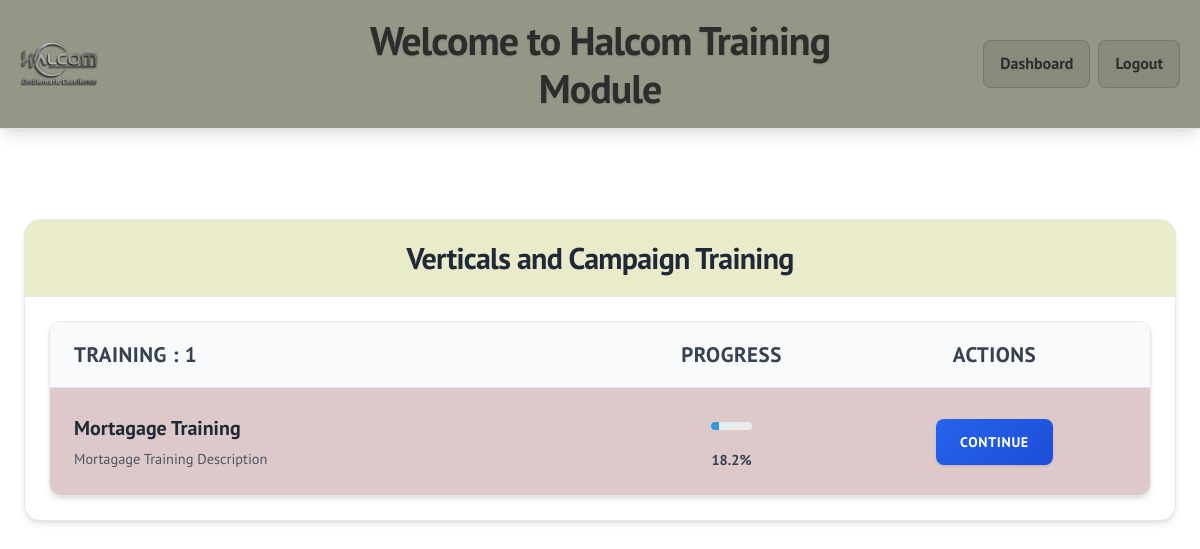
The app's page /learner/dashboard.php (signed in) with its own data.
### tables this page shows
CREATE TABLE `courses` (
  `id` int(11) NOT NULL AUTO_INCREMENT,
  `title` varchar(200) NOT NULL,
  `description` text DEFAULT NULL,
  `created_by` int(11) NOT NULL,
  `created_at` timestamp NOT NULL DEFAULT current_timestamp(),
  PRIMARY KEY (`id`),
  KEY `created_by` (`created_by`),
  CONSTRAINT `courses_ibfk_1` FOREIGN KEY (`created_by`) REFERENCES `users` (`id`) ON DELETE CASCADE
);

### learner/dashboard.php (the view, shortened to what this page needs)
<?php
$pdo = getDBConnection();
$user_id = $_SESSION['user_id'];
$stmt = $pdo->prepare("
    SELECT c.*,
           COUNT(l.id) as total_lessons,
           COUNT(p.lesson_id) as completed_lessons,
           ROUND((COUNT(p.lesson_id) / COUNT(l.id)) * 100, 1) as progress_percentage,
           ta.status as assignment_status,
           ta.assigned_at
    FROM training_assignments ta
    JOIN courses c ON ta.course_id = c.id
    LEFT JOIN lessons l ON c.id = l.course_id
    LEFT JOIN progress p ON l.id = p.lesson_id AND p.user_id = ? AND p.completed = 1
    WHERE ta.user_id = ?
    GROUP BY c.id
    ORDER BY progress_percentage DESC, c.created_at DESC
");
$stmt->execute([$user_id, $user_id]);
$Training_progress = $stmt->fetchAll();
?>
<!DOCTYPE html>
<html lang="en">
<head>
    <link rel="stylesheet" href="../assets/css/style.css">
</head>
<body class="dashboard-page">
    <div class="header learner-header">
        <div class="header-content">
            <div class="header-left">
                <img src="../assets/images/logo.png" alt="Halcom Marketing Logo" class="header-logo">
            </div>
            <div class="header-center">
                <h1 class="welcome-text">Welcome to Halcom Training Module</h1>
            </div>
            <div class="header-right">
                <div class="nav">
                    <a href="dashboard.php">Dashboard</a>
                    <a href="../auth/logout.php">Logout</a>
                </div>
            </div>
        </div>
    </div>
    <div class="container">
        <div class="card" style="margin-top:5%;">
            <div class="card-header training-progress-header">
                <h2 class="training-progress-title">Verticals and Campaign Training</h2>
            </div>
            <div class="card-body">
                <?php if (empty($Training_progress)): ?>
                    <p>You don't have any Training assigned yet. Contact your administrator to get assigned to Training.</p>
                <?php else: ?>
                    <div class="training-list">
                        <?php foreach ($Training_progress as $index => $Training): ?>
                            <div class="training-card">
                                <div class="training-card-header">
                                    <div class="training-number">TRAINING : <?php echo $index + 1; ?></div>
                                    <span class="header-progress">PROGRESS</span>
                                    <span class="header-actions">ACTIONS</span>
                                </div>
                                <div class="training-card-content">
                                    <div class="training-info">
                                        <div class="training-title"><?php echo htmlspecialchars($Training['title']); ?></div>
                                        <div class="training-description"><?php echo htmlspecialchars($Training['description']); ?></div>
                                    </div>
                                    <div class="training-progress">
                                        <div class="progress">
                                            <div class="progress-bar <?php echo $Training['progress_percentage'] >= 100 ? 'success' : ''; ?>"
                                                 style="width: <?php echo $Training['progress_percentage']; ?>%"></div>
                                        </div>
                                        <div class="progress-text"><?php echo $Training['progress_percentage']; ?>%</div>
                                    </div>
                                    <div class="training-actions">
                                        <a href="training.php?id=<?php echo $Training['id']; ?>" class="btn btn-primary">
                                            <?php echo $Training['completed_lessons'] > 0 ? 'Continue' : 'Start'; ?>
                                        </a>
                                    </div>
                                </div>
                            </div>
                        <?php endforeach; ?>
                    </div>
                <?php endif; ?>
            </div>
        </div>
    </div>
</body>
</html>

### records on screen
courses: title "Mortagage Training", description "Mortagage Training Description", progress_percentage "18.2"
